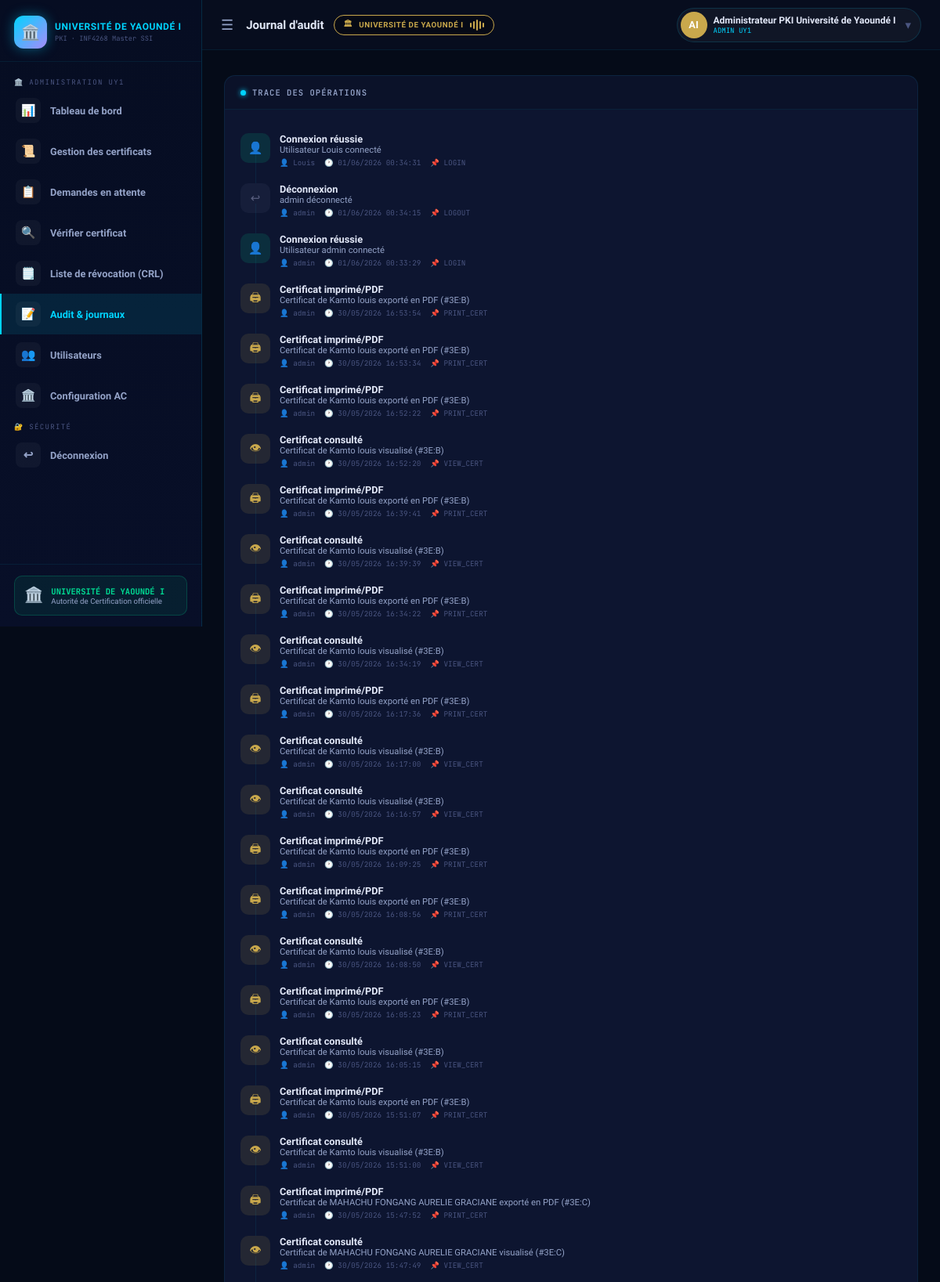
The app's page /audit (signed in, upper part) with its own data.
### modules/models.py (models this page shows, shortened)
class User(UserMixin, db.Model):
    __tablename__ = 'users'
    id            = db.Column(db.Integer, primary_key=True)
    username      = db.Column(db.String(64), unique=True, nullable=False)
    email         = db.Column(db.String(120), unique=True, nullable=False)
    full_name     = db.Column(db.String(128), default='')
    matricule     = db.Column(db.String(50), default='')
    age           = db.Column(db.Integer, default=0)
    department    = db.Column(db.String(128), default='')
    status_type   = db.Column(db.String(30), default='etudiant')
    password_hash = db.Column(db.String(256), nullable=False)
    role          = db.Column(db.String(20), default='user')
    avatar_color  = db.Column(db.String(20), default='#00d4ff')
    created_at    = db.Column(db.DateTime, default=datetime.utcnow)
    last_login    = db.Column(db.DateTime, nullable=True)
    certificates  = db.relationship('Certificate', backref='owner', lazy=True)
    logs          = db.relationship('AuditLog', backref='user_ref', lazy=True)
    requests      = db.relationship('CertificateRequest',
                                   foreign_keys='CertificateRequest.user_id',
                                   backref='requester', lazy=True)
    def is_admin(self):
        return self.role == 'admin'
    def display_name(self):
        return self.full_name if self.full_name else self.username
    def initials(self):
        n = self.display_name()
        parts = n.split()
        if len(parts) >= 2:
            return (parts[0][0] + parts[-1][0]).upper()
        return n[:2].upper()

class AuditLog(db.Model):
    __tablename__ = 'audit_logs'
    id         = db.Column(db.Integer, primary_key=True)
    action     = db.Column(db.String(64))
    icon       = db.Column(db.String(10), default='📋')
    color      = db.Column(db.String(20), default='#00d4ff')
    title      = db.Column(db.String(128), default='')
    details    = db.Column(db.Text, default='')
    username   = db.Column(db.String(64), default='')
    user_id    = db.Column(db.Integer, db.ForeignKey('users.id'), nullable=True)
    created_at = db.Column(db.DateTime, default=datetime.utcnow)

### app.py (the view)
@app.route('/audit')
@login_required
def audit():
    if not current_user.is_admin():
        flash('Le journal d\'audit est réservé à l\'administration.', 'danger')
        return redirect(url_for('dashboard_user'))
    logs = AuditLog.query.order_by(AuditLog.created_at.desc()).limit(200).all()
    return render_template('audit.html', logs=logs)

### app.py (called while the page is built)
@login_manager.user_loader
def load_user(uid):
    return db.session.get(User, int(uid))

def get_ca():
    return AuthorityCA.query.first()

def expiring_soon(days=30):
    limit = datetime.utcnow() + timedelta(days=days)
    return Certificate.query.filter(Certificate.status=='VALID', Certificate.expires_at!=None, Certificate.expires_at<=limit).count()

@app.context_processor
def inject_globals():
    ca = get_ca()
    notif_count = expiring_soon(30) if ca else 0
    pending_count = CertificateRequest.query.filter_by(status='PENDING').count() if ca and current_user.is_authenticated and current_user.is_admin() else 0
    return dict(
        ca_exists=bool(ca),
        notif_count=notif_count,
        pending_count=pending_count,
        reasons_labels=REASONS_LABELS,
        university_name="Université de Yaoundé I"
    )

### templates/audit.html (shortened to what this page needs)
{% extends "base.html" %}
{% block page_title %}Journal d'audit{% endblock %}
{% block content %}
<div class="card">
  <div class="card-header">
    <div class="card-title">
      <span class="dot dot-cyan"></span>
      TRACE DES OPÉRATIONS
    </div>
  </div>
  <div class="card-body">
    {% if logs %}
    <div class="audit-timeline">
      {% for log in logs %}
      <div class="audit-item">
        <div class="audit-dot" style="background: {{ log.color }}20; color: {{ log.color }};">
          {{ log.icon }}
        </div>
        <div class="audit-content">
          <div class="audit-title">{{ log.title }}</div>
          <div class="audit-detail">{{ log.details }}</div>
          <div class="audit-meta">
            <span>👤 {{ log.username }}</span>
            <span>🕐 {{ log.created_at.strftime('%d/%m/%Y %H:%M:%S') }}</span>
            <span>📌 {{ log.action }}</span>
          </div>
        </div>
      </div>
      {% endfor %}
    </div>
    {% else %}
    <div class="empty-state" style="text-align: center; padding: 60px;">
      <div style="font-size: 4rem; margin-bottom: 16px;">📝</div>
      <h3 style="color: var(--text2);">Aucun log d'audit</h3>
    </div>
    {% endif %}
  </div>
</div>
{% endblock %}

### templates/base.html (shortened to what this page needs)
<!DOCTYPE html>
<html lang="fr">
<head>
  <link rel="stylesheet" href="{{ url_for('static', filename='css/style.css') }}">
</head>
<body>
{% if current_user.is_authenticated %}
<aside class="sidebar" id="sidebar">
  <div class="sidebar-logo">
    <div class="sidebar-logo-icon">🏛️</div>
    <div class="sidebar-logo-text">
      <h2>UNIVERSITÉ DE YAOUNDÉ I</h2>
      <p>PKI · INF4268 Master SSI</p>
    </div>
  </div>
  <nav class="sidebar-nav">
    {% if current_user.is_admin() %}
      <div class="nav-section">🏛️ Administration UY1</div>
      <a href="{{ url_for('dashboard_admin') }}" class="nav-link {% if request.endpoint=='dashboard_admin' %}active{% endif %}">
        <div class="nav-icon">📊</div> <span>Tableau de bord</span>
      </a>
      <a href="{{ url_for('certificates') }}" class="nav-link {% if request.endpoint=='certificates' %}active{% endif %}">
        <div class="nav-icon">📜</div> <span>Gestion des certificats</span>
      </a>
      <a href="{{ url_for('pending_requests') }}" class="nav-link {% if request.endpoint=='pending_requests' %}active{% endif %}">
        <div class="nav-icon">📋</div> <span>Demandes en attente</span>
      </a>
      <a href="{{ url_for('verify') }}" class="nav-link {% if request.endpoint=='verify' %}active{% endif %}">
        <div class="nav-icon">🔍</div> <span>Vérifier certificat</span>
      </a>
      <a href="{{ url_for('view_crl') }}" class="nav-link {% if request.endpoint=='view_crl' %}active{% endif %}">
        <div class="nav-icon">🗒️</div> <span>Liste de révocation (CRL)</span>
      </a>
      <a href="{{ url_for('audit') }}" class="nav-link {% if request.endpoint=='audit' %}active{% endif %}">
        <div class="nav-icon">📝</div> <span>Audit & journaux</span>
      </a>
      <a href="{{ url_for('users') }}" class="nav-link {% if request.endpoint=='users' %}active{% endif %}">
        <div class="nav-icon">👥</div> <span>Utilisateurs</span>
      </a>
      <a href="{{ url_for('admin_ca') }}" class="nav-link {% if request.endpoint=='admin_ca' %}active{% endif %}">
        <div class="nav-icon">🏛️</div> <span>Configuration AC</span>
      </a>
    {% endif %}
    <div class="nav-section">🔐 Sécurité</div>
    <a href="{{ url_for('logout') }}" class="nav-link">
      <div class="nav-icon">↩</div> <span>Déconnexion</span>
    </a>
  </nav>
  <div class="sidebar-footer">
    <div class="sidebar-status">
      <div class="status-icon">🏛️</div>
      <div>
        <div class="status-title">UNIVERSITÉ DE YAOUNDÉ I</div>
        <div class="status-desc">Autorité de Certification officielle</div>
      </div>
    </div>
  </div>
</aside>
<div class="topbar" id="topbar">
  <button class="topbar-menu-btn" id="menuBtn" onclick="toggleSidebar()">☰</button>
  <div class="topbar-title">
    {% block page_title %}PKI Université de Yaoundé I{% endblock %}
    {% if ca_exists %}
    <div class="topbar-ca-badge">
      🏛 <span class="topbar-ca-text">UNIVERSITÉ DE YAOUNDÉ I</span>
      <div class="wave">
        <span></span><span></span><span></span><span></span><span></span>
      </div>
    </div>
    {% endif %}
  </div>
  <div class="topbar-actions">
    <a href="{{ url_for('profile') }}" class="user-pill">
      <div class="user-avatar" style="background:{{ current_user.avatar_color }};">
        {{ current_user.initials() }}
      </div>
      <div class="user-pill-info">
        <div class="user-name">{{ current_user.display_name() }}</div>
        <div class="user-role">{% if current_user.is_admin() %}ADMIN UY1{% else %}{{ current_user.get_status_label() }}{% endif %}</div>
      </div>
      <span style="color:var(--muted);margin-left:4px;">▾</span>
    </a>
  </div>
</div>
<div class="main-wrapper" id="mainWrapper">
  <div class="flash-zone">
  </div>
  <div class="page-content">
    {% block content %}{% endblock %}
  </div>
</div>
{% endif %}
</body>
</html>

### records on screen
User: initials "AI", display_name "Administrateur PKI Université de Yaoundé I"
AuditLog: icon "👤", title "Connexion réussie", details "Utilisateur Louis connecté", username "Louis", created_at "01/06/2026 00:34:31", action "LOGIN"
AuditLog: icon "↩", title "Déconnexion", details "admin déconnecté", username "admin", created_at "01/06/2026 00:34:15", action "LOGOUT"
AuditLog: icon "👤", title "Connexion réussie", details "Utilisateur admin connecté", username "admin", created_at "01/06/2026 00:33:29", action "LOGIN"
AuditLog: icon "🖨", title "Certificat imprimé/PDF", details "Certificat de Kamto louis exporté en PDF (#3E:B)", username "admin", created_at "30/05/2026 16:53:54", action "PRINT_CERT"
AuditLog: icon "🖨", title "Certificat imprimé/PDF", details "Certificat de Kamto louis exporté en PDF (#3E:B)", username "admin", created_at "30/05/2026 16:53:34", action "PRINT_CERT"
AuditLog: icon "🖨", title "Certificat imprimé/PDF", details "Certificat de Kamto louis exporté en PDF (#3E:B)", username "admin", created_at "30/05/2026 16:52:22", action "PRINT_CERT"
AuditLog: icon "👁", title "Certificat consulté", details "Certificat de Kamto louis visualisé (#3E:B)", username "admin", created_at "30/05/2026 16:52:20", action "VIEW_CERT"
AuditLog: icon "🖨", title "Certificat imprimé/PDF", details "Certificat de Kamto louis exporté en PDF (#3E:B)", username "admin", created_at "30/05/2026 16:39:41", action "PRINT_CERT"
AuditLog: icon "👁", title "Certificat consulté", details "Certificat de Kamto louis visualisé (#3E:B)", username "admin", created_at "30/05/2026 16:39:39", action "VIEW_CERT"
AuditLog: icon "🖨", title "Certificat imprimé/PDF", details "Certificat de Kamto louis exporté en PDF (#3E:B)", username "admin", created_at "30/05/2026 16:34:22", action "PRINT_CERT"
AuditLog: icon "👁", title "Certificat consulté", details "Certificat de Kamto louis visualisé (#3E:B)", username "admin", created_at "30/05/2026 16:34:19", action "VIEW_CERT"
AuditLog: icon "🖨", title "Certificat imprimé/PDF", details "Certificat de Kamto louis exporté en PDF (#3E:B)", username "admin", created_at "30/05/2026 16:17:36", action "PRINT_CERT"
AuditLog: icon "👁", title "Certificat consulté", details "Certificat de Kamto louis visualisé (#3E:B)", username "admin", created_at "30/05/2026 16:17:00", action "VIEW_CERT"
AuditLog: icon "👁", title "Certificat consulté", details "Certificat de Kamto louis visualisé (#3E:B)", username "admin", created_at "30/05/2026 16:16:57", action "VIEW_CERT"
AuditLog: icon "🖨", title "Certificat imprimé/PDF", details "Certificat de Kamto louis exporté en PDF (#3E:B)", username "admin", created_at "30/05/2026 16:09:25", action "PRINT_CERT"
AuditLog: icon "🖨", title "Certificat imprimé/PDF", details "Certificat de Kamto louis exporté en PDF (#3E:B)", username "admin", created_at "30/05/2026 16:08:56", action "PRINT_CERT"
AuditLog: icon "👁", title "Certificat consulté", details "Certificat de Kamto louis visualisé (#3E:B)", username "admin", created_at "30/05/2026 16:08:50", action "VIEW_CERT"
AuditLog: icon "🖨", title "Certificat imprimé/PDF", details "Certificat de Kamto louis exporté en PDF (#3E:B)", username "admin", created_at "30/05/2026 16:05:23", action "PRINT_CERT"
AuditLog: icon "👁", title "Certificat consulté", details "Certificat de Kamto louis visualisé (#3E:B)", username "admin", created_at "30/05/2026 16:05:15", action "VIEW_CERT"
AuditLog: icon "🖨", title "Certificat imprimé/PDF", details "Certificat de Kamto louis exporté en PDF (#3E:B)", username "admin", created_at "30/05/2026 15:51:07", action "PRINT_CERT"
AuditLog: icon "👁", title "Certificat consulté", details "Certificat de Kamto louis visualisé (#3E:B)", username "admin", created_at "30/05/2026 15:51:00", action "VIEW_CERT"
AuditLog: icon "🖨", title "Certificat imprimé/PDF", details "Certificat de MAHACHU FONGANG AURELIE GRACIANE exporté en PDF (#3E:C)", username "admin", created_at "30/05/2026 15:47:52", action "PRINT_CERT"
AuditLog: icon "👁", title "Certificat consulté", details "Certificat de MAHACHU FONGANG AURELIE GRACIANE visualisé (#3E:C)", username "admin", created_at "30/05/2026 15:47:49", action "VIEW_CERT"
